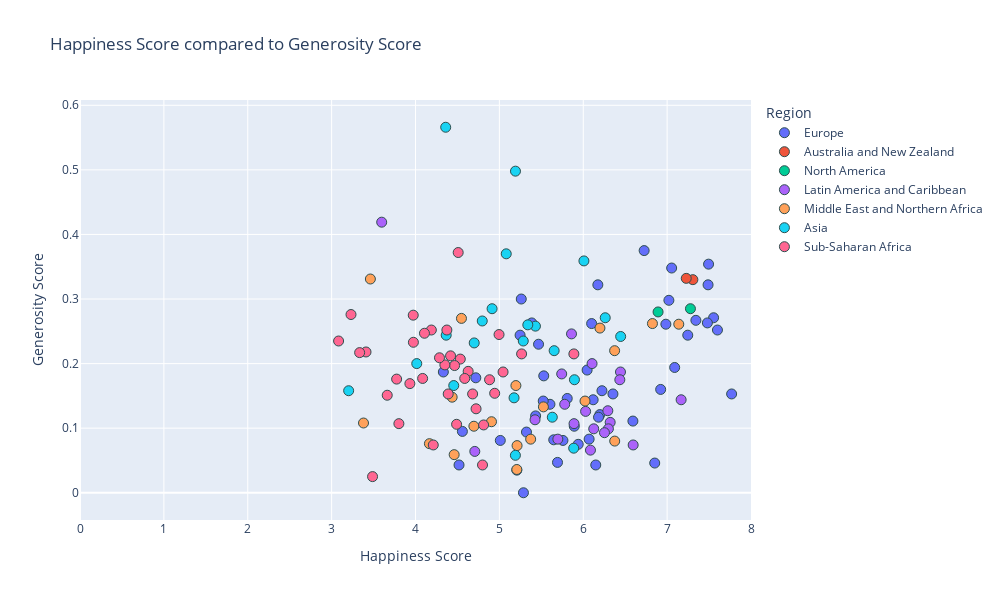

Notebook source saved alongside this figure:
### Code cell
#happiness score vs generosity

#establish x and y values
x_values = merged_2019["Score"]
y_values = merged_2019["Generosity"]

#px.scatter
fig = px.scatter(merged_2019, x_values, y_values, color="Region", hover_name="Country or region",
                range_x=[0,8], title="Happiness Score compared to Generosity Score",
                width= 1000, height =600) # use trendline="ols" to see all lin reg equations

#set axes labels
fig.update_xaxes(title_text='Happiness Score')
fig.update_yaxes(title_text='Generosity Score')


#formatting
#marker size and colors
fig.update_traces(marker=dict(size=10,
                              line=dict(width=1, 
                                        color='DarkSlateGrey')))

#linear regression
#use linregress from dependencies to inplement linear regression
(slope, intercept, rvalue, pvalue, stderr) = linregress(x_values, y_values)
regress_values = x_values * slope + intercept

#print out all variables calculated above (rvalue, pvalue...)
print(f"slope:{round(slope, 2)}")
print(f"intercept:{round(intercept,2)}")
res = sts.linregress(x_values, y_values)
print(f"R-squared: {res.rvalue**2:.4f}")


#print out line eq for reference
line_eq = (f"y={round(slope, 2)}x + {round(intercept, 2)}")
print(line_eq)

fig.show()

### Figure 1 — Plotly figure (JSON) as saved in the notebook; plotly's stock layout.template omitted (floating-point values rounded to 4 significant figures)
{"data": [{"hovertemplate": "<b>%{hovertext}</b><br><br>Region=Europe<br>Score=%{x}<br>Generosity=%{y}<extra></extra>", "hovertext": ["Finland", "Denmark", "Norway", "Iceland", "Netherlands", "Switzerland", "Sweden", "Austria", "Luxembourg", "United Kingdom", "Ireland", "Germany", "Belgium", "Czech Republic", "Malta", "France", "Spain", "Italy", "Slovakia", "Poland", "Uzbekistan", "Lithuania", "Slovenia", "Kosovo", "Romania", "Cyprus", "Latvia", "Estonia", "Kazakhstan", "Hungary", "Portugal", "Russia", "Serbia", "Moldova", "Montenegro", "Tajikistan", "Croatia", "Bosnia and Herzegovina", "Belarus", "Greece", "Kyrgyzstan", "Turkmenistan", "Azerbaijan", "Bulgaria", "Albania", "Armenia", "Georgia", "Ukraine"], "legendgroup": "Europe", "marker": {"color": "#636efa", "line": {"color": "DarkSlateGrey", "width": 1}, "size": 10, "symbol": "circle"}, "mode": "markers", "name": "Europe", "orientation": "v", "showlegend": true, "type": "scatter", "x": [7.769, 7.6, 7.554, 7.494, 7.488, 7.48, 7.343, 7.246, 7.09, 7.054, 7.021, 6.985, 6.923, 6.852, 6.726, 6.592, 6.354, 6.223, 6.198, 6.182, 6.174, 6.149, 6.118, 6.1, 6.07, 6.046, 5.94, 5.893, 5.809, 5.758, 5.693, 5.648, 5.603, 5.529, 5.523, 5.467, 5.432, 5.386, 5.323, 5.287, 5.261, 5.247, 5.208, 5.011, 4.719, 4.559, 4.519, 4.332], "xaxis": "x", "y": [0.153, 0.252, 0.271, 0.354, 0.322, 0.263, 0.267, 0.244, 0.194, 0.348, 0.298, 0.261, 0.16, 0.046, 0.375, 0.111, 0.153, 0.158, 0.121, 0.117, 0.322, 0.043, 0.144, 0.262, 0.083, 0.19, 0.075, 0.103, 0.146, 0.081, 0.047, 0.082, 0.137, 0.181, 0.142, 0.23, 0.119, 0.263, 0.094, 0, 0.3, 0.244, 0.035, 0.081, 0.178, 0.095, 0.043, 0.187], "yaxis": "y"}, {"hovertemplate": "<b>%{hovertext}</b><br><br>Region=Australia and New Zealand<br>Score=%{x}<br>Generosity=%{y}<extra></extra>", "hovertext": ["New Zealand", "Australia"], "legendgroup": "Australia and New Zealand", "marker": {"color": "#EF553B", "line": {"color": "DarkSlateGrey", "width": 1}, "size": 10, "symbol": "circle"}, "mode": "markers", "name": "Australia and New Zealand", "orientation": "v", "showlegend": true, "type": "scatter", "x": [7.307, 7.228], "xaxis": "x", "y": [0.33, 0.332], "yaxis": "y"}, {"hovertemplate": "<b>%{hovertext}</b><br><br>Region=North America<br>Score=%{x}<br>Generosity=%{y}<extra></extra>", "hovertext": ["Canada", "United States"], "legendgroup": "North America", "marker": {"color": "#00cc96", "line": {"color": "DarkSlateGrey", "width": 1}, "size": 10, "symbol": "circle"}, "mode": "markers", "name": "North America", "orientation": "v", "showlegend": true, "type": "scatter", "x": [7.278, 6.892], "xaxis": "x", "y": [0.285, 0.28], "yaxis": "y"}, {"hovertemplate": "<b>%{hovertext}</b><br><br>Region=Latin America and Caribbean<br>Score=%{x}<br>Generosity=%{y}<extra></extra>", "hovertext": ["Costa Rica", "Mexico", "Chile", "Guatemala", "Panama", "Brazil", "Uruguay", "El Salvador", "Colombia", "Nicaragua", "Argentina", "Ecuador", "Jamaica", "Honduras", "Bolivia", "Paraguay", "Peru", "Dominican Republic", "Venezuela", "Haiti"], "legendgroup": "Latin America and Caribbean", "marker": {"color": "#ab63fa", "line": {"color": "DarkSlateGrey", "width": 1}, "size": 10, "symbol": "circle"}, "mode": "markers", "name": "Latin America and Caribbean", "orientation": "v", "showlegend": true, "type": "scatter", "x": [7.167, 6.595, 6.444, 6.436, 6.321, 6.3, 6.293, 6.253, 6.125, 6.105, 6.086, 6.028, 5.89, 5.86, 5.779, 5.743, 5.697, 5.425, 4.707, 3.597], "xaxis": "x", "y": [0.144, 0.074, 0.187, 0.175, 0.109, 0.099, 0.127, 0.093, 0.099, 0.2, 0.066, 0.126, 0.107, 0.246, 0.137, 0.184, 0.083, 0.113, 0.064, 0.419], "yaxis": "y"}, {"hovertemplate": "<b>%{hovertext}</b><br><br>Region=Middle East and Northern Africa<br>Score=%{x}<br>Generosity=%{y}<extra></extra>", "hovertext": ["Israel", "United Arab Emirates", "Saudi Arabia", "Qatar", "Bahrain", "Kuwait", "Libya", "Turkey", "Algeria", "Morocco", "Lebanon", "Jordan", "Palestinian Territories", "Iran", "Tunisia", "Iraq", "Egypt", "Syria", "Yemen"], "legendgroup": "Middle East and Northern Africa", "marker": {"color": "#FFA15A", "line": {"color": "DarkSlateGrey", "width": 1}, "size": 10, "symbol": "circle"}, "mode": "markers", "name": "Middle East and Northern Africa", "orientation": "v", "showlegend": true, "type": "scatter", "x": [7.139, 6.825, 6.375, 6.374, 6.199, 6.021, 5.525, 5.373, 5.211, 5.208, 5.197, 4.906, 4.696, 4.548, 4.461, 4.437, 4.166, 3.462, 3.38], "xaxis": "x", "y": [0.261, 0.262, 0.08, 0.22, 0.255, 0.142, 0.133, 0.083, 0.073, 0.036, 0.166, 0.11, 0.103, 0.27, 0.059, 0.148, 0.076, 0.331, 0.108], "yaxis": "y"}, {"hovertemplate": "<b>%{hovertext}</b><br><br>Region=Asia<br>Score=%{x}<br>Generosity=%{y}<extra></extra>", "hovertext": ["Taiwan", "Singapore", "Thailand", "South Korea", "Japan", "Pakistan", "Philippines", "Hong Kong", "Malaysia", "Mongolia", "Indonesia", "China", "Vietnam", "Bhutan", "Nepal", "Laos", "Cambodia", "Bangladesh", "Sri Lanka", "Myanmar", "India", "Afghanistan"], "legendgroup": "Asia", "marker": {"color": "#19d3f3", "line": {"color": "DarkSlateGrey", "width": 1}, "size": 10, "symbol": "circle"}, "mode": "markers", "name": "Asia", "orientation": "v", "showlegend": true, "type": "scatter", "x": [6.446, 6.262, 6.008, 5.895, 5.886, 5.653, 5.631, 5.43, 5.339, 5.285, 5.192, 5.191, 5.175, 5.082, 4.913, 4.796, 4.7, 4.456, 4.366, 4.36, 4.015, 3.203], "xaxis": "x", "y": [0.242, 0.271, 0.359, 0.175, 0.069, 0.22, 0.117, 0.258, 0.26, 0.235, 0.498, 0.058, 0.147, 0.37, 0.285, 0.266, 0.232, 0.166, 0.244, 0.566, 0.2, 0.158], "yaxis": "y"}, {"hovertemplate": "<b>%{hovertext}</b><br><br>Region=Sub-Saharan Africa<br>Score=%{x}<br>Generosity=%{y}<extra></extra>", "hovertext": ["Mauritius", "Nigeria", "Cameroon", "Ghana", "Ivory Coast", "Benin", "Congo (Brazzaville)", "Gabon", "South Africa", "Senegal", "Niger", "Burkina Faso", "Guinea", "Kenya", "Mauritania", "Mozambique", "Congo (Kinshasa)", "Mali", "Sierra Leone", "Chad", "Ethiopia", "Swaziland", "Uganda", "Zambia", "Togo", "Liberia", "Comoros", "Madagascar", "Lesotho", "Burundi", "Zimbabwe", "Botswana", "Malawi", "Rwanda", "Tanzania", "Central African Republic"], "legendgroup": "Sub-Saharan Africa", "marker": {"color": "#FF6692", "line": {"color": "DarkSlateGrey", "width": 1}, "size": 10, "symbol": "circle"}, "mode": "markers", "name": "Sub-Saharan Africa", "orientation": "v", "showlegend": true, "type": "scatter", "x": [5.888, 5.265, 5.044, 4.996, 4.944, 4.883, 4.812, 4.799, 4.722, 4.681, 4.628, 4.587, 4.534, 4.509, 4.49, 4.466, 4.418, 4.39, 4.374, 4.35, 4.286, 4.212, 4.189, 4.107, 4.085, 3.975, 3.973, 3.933, 3.802, 3.775, 3.663, 3.488, 3.41, 3.334, 3.231, 3.083], "xaxis": "x", "y": [0.215, 0.215, 0.187, 0.245, 0.154, 0.175, 0.105, 0.043, 0.13, 0.153, 0.188, 0.177, 0.207, 0.372, 0.106, 0.197, 0.212, 0.153, 0.252, 0.198, 0.209, 0.074, 0.252, 0.247, 0.177, 0.233, 0.275, 0.169, 0.107, 0.176, 0.151, 0.025, 0.218, 0.217, 0.276, 0.235], "yaxis": "y"}], "layout": {"height": 600, "legend": {"title": {"text": "Region"}, "tracegroupgap": 0}, "title": {"text": "Happiness Score compared to Generosity Score"}, "width": 1000, "xaxis": {"anchor": "y", "domain": [0, 1], "range": [0, 8], "title": {"text": "Happiness Score"}}, "yaxis": {"anchor": "x", "domain": [0, 1], "title": {"text": "Generosity Score"}}}}
